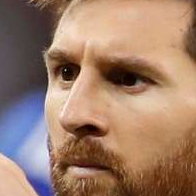
#> input picture Project_ImageClass/model/dataset/cropped/lionel_messi/lionel_messi13.png, 196 x 196 px; its folder holds only this picture in this run
$ jupyter execute --allow-errors sports_celebrity_classification.ipynb
#> lines starting #> are read from the running program, lines starting #| are printed output that depends on the picture
[cell 1]
import numpy as np
import cv2
import matplotlib
import matplotlib.pyplot as plt
import pywt

Preprocessing :
Using wavelet transform as a feature for training our model

In a wavelet transformed image you can see edges clearly and that can give us clues on various facial features such as eyes, nose, lips

https://medium.com/@koushikc2000/2d-discrete-wavelet-transformation-and-its-applications-in-digital-image-processing-using-matlab-1f5c68672de3

[cell 2]
def w2d(img, mode='haar', level=1):
#> pass 2 of the loop `for img_dir in cropped_image_dirs:`:
    imArray = img
    #Datatype conversions
    #convert to grayscale
    imArray = cv2.cvtColor( imArray,cv2.COLOR_RGB2GRAY )
    #convert to float
    imArray =  np.float32(imArray)
    imArray /= 255
    # compute coefficients
    coeffs=pywt.wavedec2(imArray, mode, level=level)

    #Process Coefficients
    coeffs_H=list(coeffs)
    coeffs_H[0] *= 0;

    # reconstruction
    imArray_H=pywt.waverec2(coeffs_H, mode);
    imArray_H *= 255
    imArray_H =  np.uint8(imArray_H)

    return imArray_H

[cell 3]
cropped_img = cv2.imread('./dataset/cropped/lionel_messi/lionel_messi11.png')
#> (the rest of this cell did not finish here and is left out)

[cell 4]
path_to_data = "./dataset/"
path_to_cr_data = "./dataset/cropped/"
import os
img_dirs = []
for entry in os.scandir(path_to_data):
    if entry.is_dir():
        img_dirs.append(entry.path)

cropped_image_dirs = ['./dataset/cropped/lionel_messi','./dataset/cropped/maria_sharapova','./dataset/cropped/roger_federer','./dataset/cropped/serena_williams','./dataset/cropped/virat_kohli']

[cell 5]
celebrity_file_names_dict = {}
#> (the rest of this cell did not finish here and is left out)

[cell 6]
class_dict = {}
count = 0
for celebrity_name in celebrity_file_names_dict.keys():
    class_dict[celebrity_name] = count
    count = count + 1
class_dict

[cell 7]
X, y = [], []
for celebrity_name, training_files in celebrity_file_names_dict.items():
    for training_image in training_files:
        img = cv2.imread(training_image)
#> img is the input picture: shape (196, 196, 3); mean B, G, R 107.3, 126.3, 158.5
        scalled_raw_img = cv2.resize(img, (32, 32))
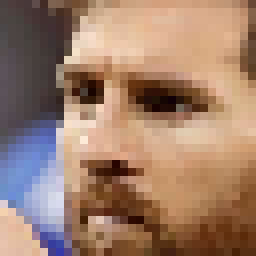
#> scalled_raw_img: shape (32, 32, 3) (shown 8 times larger); mean B, G, R 107.3, 126.4, 158.5
        img_har = w2d(img,'db1',5)
#> call 2 of w2d, with mode = 'db1', level = 5
#> in w2d (call 2), `imArray = cv2.cvtColor( imArray,cv2.COLOR_RGB2GRAY )`:
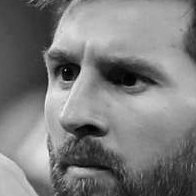
#> imArray: shape (196, 196); min 0, max 249, mean 124.3
#> in w2d (call 2), `coeffs=pywt.wavedec2(imArray, mode, level=level)`: coeffs = 6 items
#> in w2d (call 2), `imArray_H=pywt.waverec2(coeffs_H, mode);`:
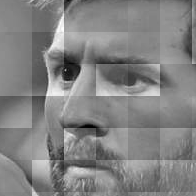
#> imArray_H: shape (196, 196) float32; min -0.594, max 0.563, mean -1.14e-09; drawn with min black and max white
#> in w2d (call 2), `imArray_H =  np.uint8(imArray_H)`:
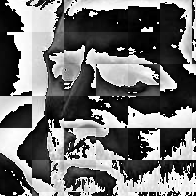
#> imArray_H: shape (196, 196); min 0, max 255, mean 112.9
        scalled_img_har = cv2.resize(img_har, (32, 32))
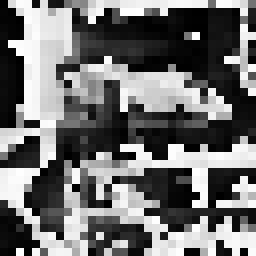
#> scalled_img_har: shape (32, 32) (shown 8 times larger); min 0, max 255, mean 111.6
        combined_img = np.vstack((scalled_raw_img.reshape(32*32*3,1),scalled_img_har.reshape(32*32,1)))
#> combined_img = 4096 values, max 255 at index 3768, min 0 at index 993, mean 125.9
        X.append(combined_img)
        y.append(class_dict[celebrity_name])
#> pass 2 of the loop `for celebrity_name, training_files in celebrity_file_names_dict.items():`:
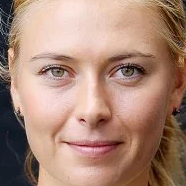
#> input picture Project_ImageClass/model/dataset/cropped/maria_sharapova/maria_sharapova21.png, 186 x 186 px
#> img is the input picture: shape (186, 186, 3); mean B, G, R 118.8, 135.1, 169.3
#> in w2d (call 3), `imArray_H=pywt.waverec2(coeffs_H, mode);`:
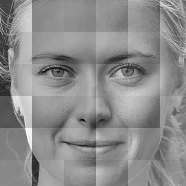
#> imArray_H: shape (186, 186) float32; min -0.692, max 0.563, mean 0.00058; drawn with min black and max white
#> `scalled_img_har = cv2.resize(img_har, (32, 32))`:
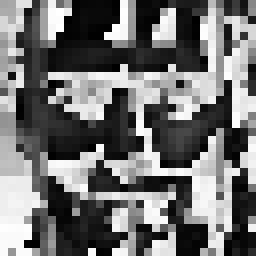
#> scalled_img_har: shape (32, 32) (shown 8 times larger); min 0, max 255, mean 112.7
#> combined_img = 4096 values, max 255 at index 1583, min 0 at index 2862, mean 133.8

[cell 8]
len(X[0])
#> Out = 4096

[cell 9]
32*32*3 + 32*32

[cell 10]
X[0]
#> Out = 4096 values, max 255 at index 3768, min 0 at index 993, mean 125.9

[cell 11]
y[0]

[cell 12]
X = np.array(X).reshape(len(X),4096).astype(float)
X.shape
#> Out = (2, 4096)

Data cleaning is done. Now we are ready to train model

[cell 13]
from sklearn.svm import SVC
from sklearn.preprocessing import StandardScaler
from sklearn.model_selection import train_test_split
from sklearn.pipeline import Pipeline
from sklearn.metrics import classification_report

[cell 14]
X_train, X_test, y_train, y_test = train_test_split(X, y, random_state=0)
#> y_train = [0]; y_test = [1]

pipe = Pipeline([('scaler', StandardScaler()), ('svc', SVC(kernel = 'rbf', C = 10))])
#> (the rest of this cell did not finish here and is left out)
